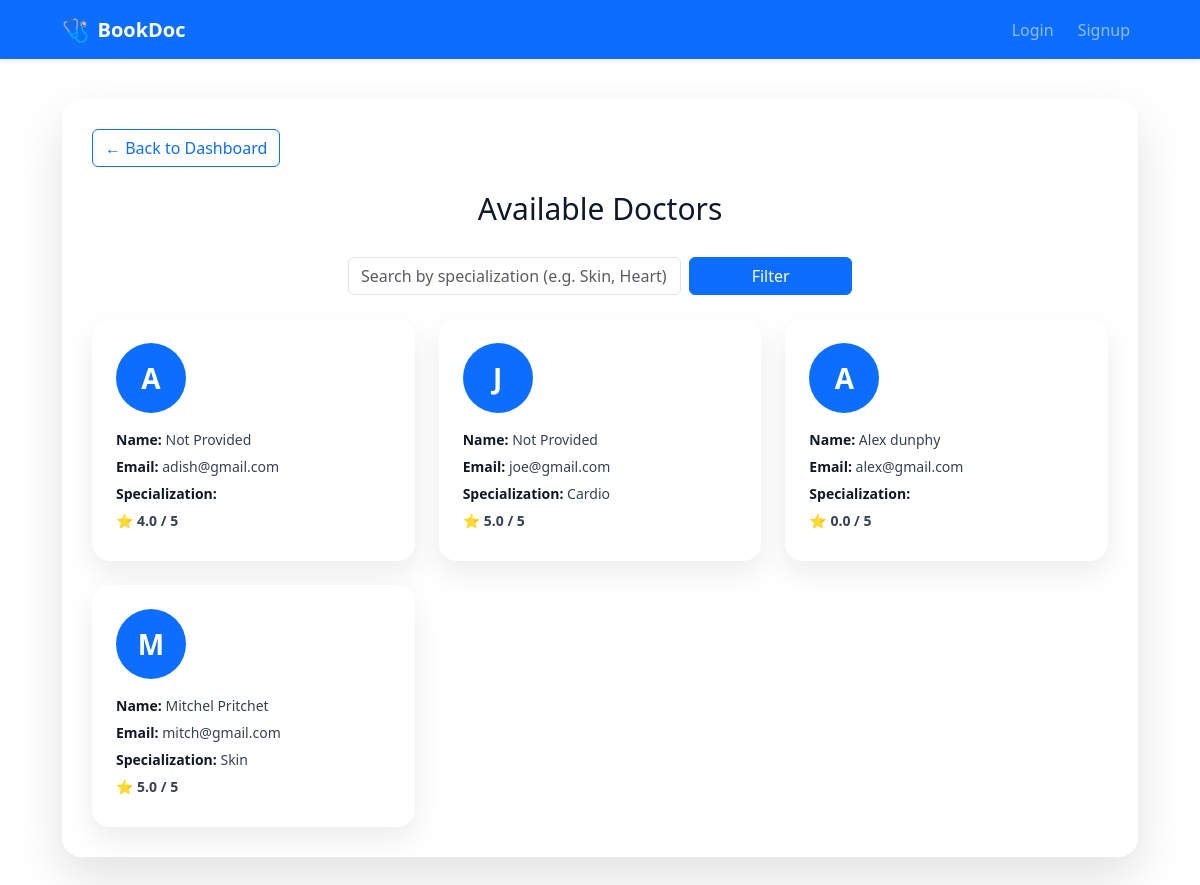
The app's page /doctors/ with its own data.
### doctors/models.py (models this page shows, shortened)
class DoctorProfile(models.Model):
    user = models.OneToOneField(User, on_delete=models.CASCADE)
    specialization = models.CharField(max_length=100, blank=True)
    experience_years = models.IntegerField(null=True, blank=True)
    bio = models.TextField(blank=True)
    consultation_fee = models.DecimalField(
        max_digits=8, decimal_places=2, null=True, blank=True
    )
    def average_rating(self):
        avg = self.ratings.aggregate(avg=Avg('rating'))['avg']
        return avg or 0

### accounts/models.py (models this page shows)
class User(AbstractUser):
    ROLE_CHOICES = (
        ('patient', 'Patient'),
        ('doctor', 'Doctor'),
    )
    role = models.CharField(max_length=10, choices=ROLE_CHOICES)

### doctors/views.py (the view)
# urls.py: path('doctors/', doctor_list, name='doctor_list'),
def doctor_list(request):
    specialization = request.GET.get("specialization")
    doctors = DoctorProfile.objects.select_related('user')
    if specialization:
        doctors = doctors.filter(specialization__icontains=specialization)
    return render(request, 'doctors/doctor_list.html', {
        'doctors': doctors
    })

### doctors/templates/doctors/doctor_list.html (shortened to what this page needs)
<!DOCTYPE html>
<html>
<head>
    <link href="https://cdn.jsdelivr.net/npm/bootstrap@5.3.2/dist/css/bootstrap.min.css" rel="stylesheet">
</head>
<body>
<div class="navbar-wrapper">
    {% include 'partials/navbar.html' %}
</div>
<div class="container">
    <div class="glass">
        <div class="mb-4">
            <a href="{% url 'patient_dashboard' %}" class="btn btn-outline-primary">
                ← Back to Dashboard
            </a>
        </div>
        <h2>Available Doctors</h2>
        <form method="get" class="row g-2 justify-content-center mb-4">
            <div class="col-md-4">
                <input type="text"
                       name="specialization"
                       value="{{ request.GET.specialization }}"
                       class="form-control"
                       placeholder="Search by specialization (e.g. Skin, Heart)">
            </div>
            <div class="col-md-2 d-grid">
                <button class="btn btn-primary">Filter</button>
            </div>
        </form>
        {% if doctors %}
            <div class="doctor-grid">
                {% for doctor in doctors %}
                    <div class="doctor-card">
                        <div class="doctor-avatar">
                            {{ doctor.user.first_name|default:doctor.user.email|slice:":1"|upper }}
                        </div>
                        <p>
                            <strong>Name:</strong>
                            {{ doctor.user.get_full_name|default:"Not Provided" }}
                        </p>
                        <p><strong>Email:</strong> {{ doctor.user.email }}</p>
                        <p><strong>Specialization:</strong> {{ doctor.specialization }}</p>
                        <p class="rating">
                            ⭐ {{ doctor.average_rating|floatformat:1 }} / 5
                        </p>
                    </div>
                {% endfor %}
            </div>
        {% else %}
            <div class="empty">
                No doctors found.
            </div>
        {% endif %}
    </div>
</div>
</body>
</html>

### templates/partials/navbar.html (shortened to what this page needs)
<nav class="navbar navbar-expand-lg navbar-dark bg-primary shadow-sm compact-navbar">
  <div class="container">
    <a class="navbar-brand fw-bold d-flex align-items-center" href="/">
      <span style="font-size: 22px;">🩺</span>
      <span class="ms-2">BookDoc</span>
    </a>
    <div class="collapse navbar-collapse" id="mainNavbar">
      <ul class="navbar-nav ms-auto align-items-lg-center gap-lg-2">
        {% if request.user.is_authenticated %}
          {% if request.user.role == 'doctor' %}
            <li class="nav-item">
              <a class="nav-link" href="{% url 'doctor_dashboard' %}">
                Dashboard
              </a>
            </li>
            <li class="nav-item">
              <a class="nav-link" href="{% url 'doctor_appointments' %}">
                Appointments
              </a>
            </li>
          {% elif request.user.role == 'patient' %}
            <li class="nav-item">
              <a class="nav-link" href="{% url 'patient_dashboard' %}">
                Dashboard
              </a>
            </li>
            <li class="nav-item">
              <a class="nav-link" href="/doctors/">
                Doctors
              </a>
            </li>
          {% endif %}
          <li class="nav-item dropdown ms-lg-3">
            <a class="nav-link dropdown-toggle fw-semibold"
               href="#"
               role="button"
               data-bs-toggle="dropdown">
              {{ request.user.get_full_name|default:request.user.username }}
            </a>
            <ul class="dropdown-menu dropdown-menu-end shadow">
              <li>
                <a class="dropdown-item" href="{% url 'edit_doctor_profile' %}">
                  Edit Profile
                </a>
              </li>
              <li><hr class="dropdown-divider"></li>
              <li>
                <button class="dropdown-item text-danger"
                        data-bs-toggle="modal"
                        data-bs-target="#logoutModal">
                  Logout
                </button>
              </li>
            </ul>
          </li>
        {% else %}
          <li class="nav-item">
            <a class="nav-link" href="{% url 'login' %}">Login</a>
          </li>
          <li class="nav-item">
            <a class="nav-link" href="{% url 'signup' %}">Signup</a>
          </li>
        {% endif %}
      </ul>
    </div>
  </div>
</nav>

### doctors/templates/doctors/doctor_list.html (style rules this page uses)
body { font-family: "Segoe UI", Tahoma, Geneva, Verdana, sans-serif; margin: 0; padding: 40px 15px; position: relative; min-height: 100vh; overflow-x: hidden; }
body::before { content: ""; position: fixed; inset: 0; background-image: url("https://images.unsplash.com/photo-1586773860418-d37222d8fce3"); background-size: cover; background-position: center; filter: blur(10px); transform: scale(1.1); z-index: -1; }
.container { max-width: 1100px; margin: auto; }
h2 { text-align: center; margin-bottom: 30px; font-size: 30px; color: #0f172a; }
.glass { background: rgba(255,255,255,0.92); border-radius: 20px; padding: 30px; box-shadow: 0 20px 50px rgba(0,0,0,0.12); }
.doctor-grid { display: grid; grid-template-columns: repeat(auto-fit, minmax(280px, 1fr)); gap: 24px; }
.doctor-card { background: white; padding: 24px; border-radius: 18px; box-shadow: 0 12px 30px rgba(0,0,0,0.08); transition: transform 0.2s ease, box-shadow 0.2s ease; }
.doctor-avatar { width: 70px; height: 70px; border-radius: 50%; background: #0d6efd; color: white; display: flex; align-items: center; justify-content: center; font-size: 28px; font-weight: bold; margin-bottom: 16px; }
.doctor-card p { margin: 6px 0; color: #374151; font-size: 14px; }
.doctor-card strong { color: #111827; }
.rating { margin-top: 10px; color: #f59e0b; font-weight: 600; font-size: 15px; }
.navbar-wrapper { margin: -40px -15px 40px -15px; }

### records on screen
DoctorProfile: user.first_name "A", user.get_full_name "Not Provided", user.email "adish@gmail.com", average_rating "4.0"
DoctorProfile: user.first_name "J", user.get_full_name "Not Provided", user.email "joe@gmail.com", specialization "Cardio", average_rating "5.0"
DoctorProfile: user.first_name "A", user.get_full_name "Alex dunphy", user.email "alex@gmail.com", average_rating "0.0"
DoctorProfile: user.first_name "M", user.get_full_name "Mitchel Pritchet", user.email "mitch@gmail.com", specialization "Skin", average_rating "5.0"
